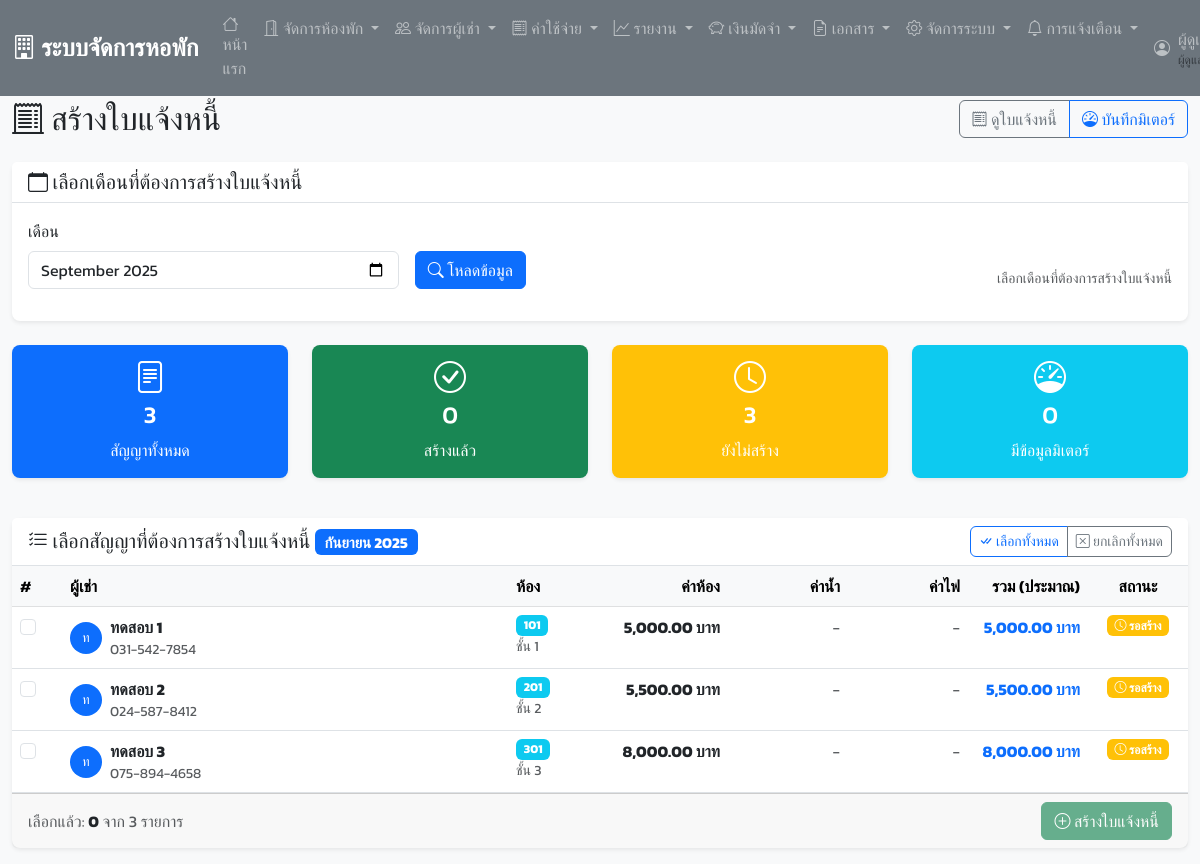
The page /generate_bills.php (signed in) on the database its author committed.
### tables this page shows
CREATE TABLE `contracts` (
  `contract_id` int(11) NOT NULL,
  `tenant_id` int(11) DEFAULT NULL,
  `room_id` int(11) DEFAULT NULL,
  `contract_start` date NOT NULL,
  `contract_end` date NOT NULL,
  `monthly_rent` decimal(10,2) NOT NULL,
  `deposit_paid` decimal(10,2) NOT NULL,
  `deposit_status` enum('pending','partial','full') DEFAULT 'pending',
  `deposit_due_date` date DEFAULT NULL,
  `contract_status` enum('active','expired','terminated') DEFAULT 'active',
  `special_conditions` text DEFAULT NULL,
  `created_at` timestamp NOT NULL DEFAULT current_timestamp()
);

CREATE TABLE `tenants` (
  `tenant_id` int(11) NOT NULL,
  `first_name` varchar(50) NOT NULL,
  `last_name` varchar(50) NOT NULL,
  `phone` varchar(15) NOT NULL,
  `email` varchar(100) DEFAULT NULL,
  `id_card` varchar(20) NOT NULL,
  `address` text DEFAULT NULL,
  `emergency_contact` varchar(100) DEFAULT NULL,
  `emergency_phone` varchar(15) DEFAULT NULL,
  `tenant_status` enum('active','inactive') DEFAULT 'active',
  `created_at` timestamp NOT NULL DEFAULT current_timestamp()
);

CREATE TABLE `rooms` (
  `room_id` int(11) NOT NULL,
  `room_number` varchar(10) NOT NULL,
  `room_type` enum('single','double','triple') NOT NULL,
  `monthly_rent` decimal(10,2) NOT NULL,
  `deposit` decimal(10,2) NOT NULL,
  `room_status` enum('available','occupied','maintenance') DEFAULT 'available',
  `floor_number` int(11) DEFAULT NULL,
  `room_description` text DEFAULT NULL,
  `created_at` timestamp NOT NULL DEFAULT current_timestamp()
);

### generate_bills.php (the view, shortened to what the rows shown need)
<?php
require_once 'includes/header.php';
$generate_month = isset($_GET['month']) ? $_GET['month'] : date('Y-m');
try {
    $contracts_sql = "
        SELECT c.*, r.room_number, r.room_type, r.floor_number,
               t.first_name, t.last_name, t.phone,
               (SELECT COUNT(*) FROM invoices i WHERE i.contract_id = c.contract_id AND i.invoice_month = ?) as has_invoice
        FROM contracts c
        JOIN rooms r ON c.room_id = r.room_id
        JOIN tenants t ON c.tenant_id = t.tenant_id
        WHERE c.contract_status = 'active'
          AND c.contract_start <= ?
          AND (c.contract_end IS NULL OR c.contract_end >= ?)
        ORDER BY CAST(SUBSTRING(r.room_number FROM '[0-9]+') AS UNSIGNED), r.room_number
    ";
    $month_start = $generate_month . '-01';
    $month_end = date('Y-m-t', strtotime($month_start));
    $stmt = $pdo->prepare($contracts_sql);
    $stmt->execute([$generate_month, $month_end, $month_start]);
    $contracts = $stmt->fetchAll();
    $utility_data = [];
    $total_contracts = count($contracts);
    $contracts_with_invoices = count(array_filter($contracts, function($c) { return $c['has_invoice'] > 0; }));
    $contracts_without_invoices = $total_contracts - $contracts_with_invoices;
} catch(PDOException $e) {
    $error_message = "เกิดข้อผิดพลาดในการดึงข้อมูล: " . $e->getMessage();
    $contracts = [];
    $utility_data = [];
    $total_contracts = 0;
    $contracts_with_invoices = 0;
    $contracts_without_invoices = 0;
    $contracts_with_utility = 0;
}
?>
<div class="container-fluid mt-4">
    <div class="row">
        <div class="col-12">
            <div class="d-flex justify-content-between align-items-center mb-4">
                <h2 class="mb-0">
                    <i class="bi bi-receipt-cutoff"></i>
                    สร้างใบแจ้งหนี้
                </h2>
            </div>
            <?php if ($contracts_without_invoices > 0): ?>
                <form method="POST" id="generateForm">
                    <div class="card">
                        <div class="card-body p-0">
                            <div class="table-responsive">
                                <table class="table table-hover mb-0">
                                    <thead class="table-light">
                                        <tr>
                                            <th width="50">#</th>
                                            <th>ผู้เช่า</th>
                                            <th width="100">ห้อง</th>
                                            <th width="120" class="text-end">ค่าห้อง</th>
                                            <th width="120" class="text-end">ค่าน้ำ</th>
                                            <th width="120" class="text-end">ค่าไฟ</th>
                                            <th width="120" class="text-end">รวม (ประมาณ)</th>
                                            <th width="100" class="text-center">สถานะ</th>
                                        </tr>
                                    </thead>
                                    <tbody>
                                        <?php if (empty($contracts)): ?>
                                            <tr>
                                                <td colspan="8" class="text-center py-4">
                                                    <i class="bi bi-inbox fs-1 text-muted"></i>
                                                    <p class="text-muted mt-2 mb-0">ไม่พบข้อมูลสัญญาในเดือนที่เลือก</p>
                                                </td>
                                            </tr>
                                        <?php else: ?>
                                            <?php foreach ($contracts as $contract):
                                                $utility = isset($utility_data[$contract['room_number']]) ?
                                                           $utility_data[$contract['room_number']] : null;
                                                $water_charge = $utility ? $utility['water_cost'] : 0;
                                                $electric_charge = $utility ? $utility['electric_cost'] : 0;
                                                $total_estimate = $contract['monthly_rent'] + $water_charge + $electric_charge;
                                                $has_invoice = $contract['has_invoice'] > 0;
                                                ?>
                                                <tr class="<?php echo $has_invoice ? 'table-success' : ''; ?>">
                                                    <td>
                                                        <?php if (!$has_invoice): ?>
                                                            <input type="checkbox" class="form-check-input contract-checkbox"
                                                                   name="contracts[]" value="<?php echo $contract['contract_id']; ?>">
                                                        <?php else: ?>
                                                            <i class="bi bi-check-circle text-success"></i>
                                                        <?php endif; ?>
                                                    </td>
                                                    <td>
                                                        <div class="d-flex align-items-center">
                                                            <div class="avatar bg-primary text-white rounded-circle me-2 flex-shrink-0" style="width: 32px; height: 32px; display: flex; align-items: center; justify-content: center; font-size: 0.8rem;">
                                                                <?php echo mb_substr($contract['first_name'], 0, 1, 'UTF-8'); ?>
                                                            </div>
                                                            <div>
                                                                <div class="fw-bold"><?php echo $contract['first_name'] . ' ' . $contract['last_name']; ?></div>
                                                                <small class="text-muted"><?php echo $contract['phone']; ?></small>
                                                            </div>
                                                        </div>
                                                    </td>
                                                    <td>
                                                        <span class="badge bg-info"><?php echo $contract['room_number']; ?></span>
                                                        <div><small class="text-muted">ชั้น <?php echo $contract['floor_number']; ?></small></div>
                                                    </td>
                                                    <td class="text-end">
                                                        <strong><?php echo formatCurrency($contract['monthly_rent']); ?></strong>
                                                    </td>
                                                    <td class="text-end">
                                                        <?php if ($utility): ?>
                                                            <div><?php echo formatCurrency($water_charge); ?></div>
                                                            <small class="text-muted"><?php echo number_format($utility['water_usage'], 2); ?> หน่วย</small>
                                                        <?php else: ?>
                                                            <span class="text-muted">-</span>
                                                        <?php endif; ?>
                                                    </td>
                                                    <td class="text-end">
                                                        <?php if ($utility): ?>
                                                            <div><?php echo formatCurrency($electric_charge); ?></div>
                                                            <small class="text-muted"><?php echo number_format($utility['electric_usage'], 2); ?> หน่วย</small>
                                                        <?php else: ?>
                                                            <span class="text-muted">-</span>
                                                        <?php endif; ?>
                                                    </td>
                                                    <td class="text-end">
                                                        <strong class="text-primary"><?php echo formatCurrency($total_estimate); ?></strong>
                                                    </td>
                                                    <td class="text-center">
                                                        <?php if ($has_invoice): ?>
                                                            <span class="badge bg-success">
                                                                <i class="bi bi-check-circle"></i>
                                                                สร้างแล้ว
                                                            </span>
                                                        <?php else: ?>
                                                            <span class="badge bg-warning">
                                                                <i class="bi bi-clock"></i>
                                                                รอสร้าง
                                                            </span>
                                                        <?php endif; ?>
                                                    </td>
                                                </tr>
                                            <?php endforeach; ?>
                                        <?php endif; ?>
                                    </tbody>
                                </table>
                            </div>
                        </div>
                    </div>
                </form>
            <?php endif; ?>
        </div>
    </div>
</div>
<?php require_once 'includes/footer.php'; ?>

### rows shown on the page
contracts: tenant.first_name "ท", tenant.first_name "ทดสอบ", tenant.last_name "1", tenant.phone "031-542-7854", room.room_number "101", room.floor_number "1", monthly_rent "5,000.00 บาท"
contracts: tenant.first_name "ท", tenant.first_name "ทดสอบ", tenant.last_name "2", tenant.phone "024-587-8412", room.room_number "201", room.floor_number "2", monthly_rent "5,500.00 บาท"
contracts: tenant.first_name "ท", tenant.first_name "ทดสอบ", tenant.last_name "3", tenant.phone "075-894-4658", room.room_number "301", room.floor_number "3", monthly_rent "8,000.00 บาท"

### other values the page prints
$total_contracts "3"
$contracts_with_invoices "0"
$contracts_without_invoices "3"
$contracts_with_utility "0"
thaiMonth(substr($generate_month, 5, 2)) "กันยายน"
substr($generate_month, 0, 4) "2025"
